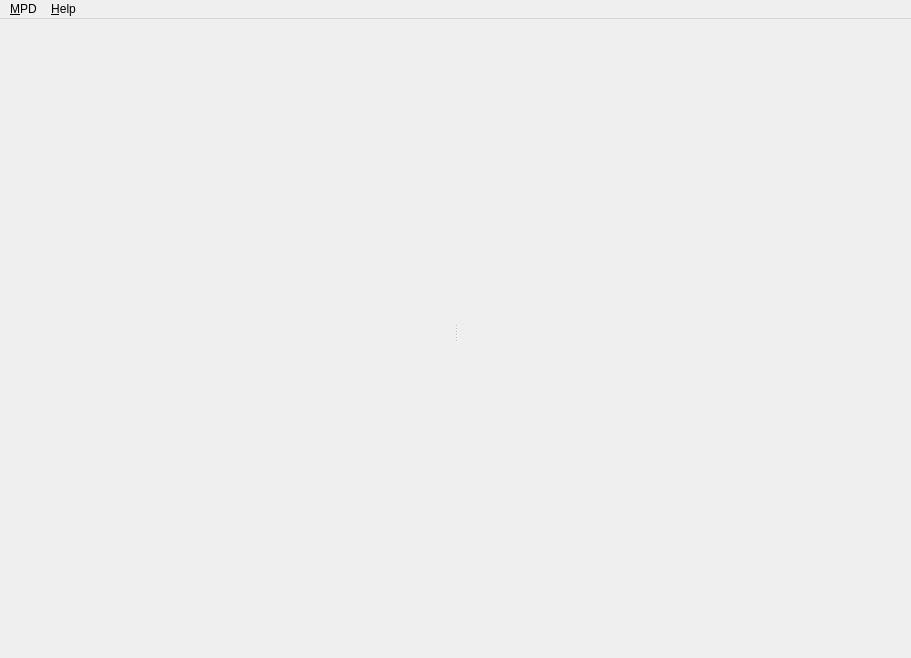
<?xml version="1.0" encoding="UTF-8"?>
<ui version="4.0">
 <author>Håvard Tautra Knutsen</author>
 <class>MainWindow</class>
 <widget class="QMainWindow" name="MainWindow">
  <property name="geometry">
   <rect>
    <x>0</x>
    <y>0</y>
    <width>911</width>
    <height>658</height>
   </rect>
  </property>
  <property name="windowTitle">
   <string/>
  </property>
  <property name="windowIcon">
   <iconset resource="../qmpdclient.qrc">
    <normaloff>:/icons/svg/qmpdclient.svg</normaloff>:/icons/svg/qmpdclient.svg</iconset>
  </property>
  <widget class="QWidget" name="centralwidget">
   <layout class="QVBoxLayout">
    <property name="spacing">
     <number>6</number>
    </property>
    <property name="leftMargin">
     <number>3</number>
    </property>
    <property name="topMargin">
     <number>3</number>
    </property>
    <property name="rightMargin">
     <number>3</number>
    </property>
    <property name="bottomMargin">
     <number>3</number>
    </property>
    <item>
     <widget class="ControlPanel" name="controlPanel" native="true">
      <property name="sizePolicy">
       <sizepolicy hsizetype="Ignored" vsizetype="Fixed">
        <horstretch>0</horstretch>
        <verstretch>0</verstretch>
       </sizepolicy>
      </property>
     </widget>
    </item>
    <item>
     <layout class="QHBoxLayout">
      <property name="spacing">
       <number>4</number>
      </property>
      <property name="leftMargin">
       <number>0</number>
      </property>
      <property name="topMargin">
       <number>0</number>
      </property>
      <property name="rightMargin">
       <number>0</number>
      </property>
      <property name="bottomMargin">
       <number>0</number>
      </property>
      <item>
       <widget class="IdealBar" name="leftBar" native="true"/>
      </item>
      <item>
       <widget class="IdealSplitter" name="splitter">
        <property name="orientation">
         <enum>Qt::Horizontal</enum>
        </property>
        <widget class="QStackedWidget" name="leftStack">
         <property name="currentIndex">
          <number>-1</number>
         </property>
        </widget>
        <widget class="QStackedWidget" name="rightStack">
         <property name="currentIndex">
          <number>-1</number>
         </property>
        </widget>
       </widget>
      </item>
      <item>
       <widget class="IdealBar" name="rightBar" native="true">
        <property name="layoutDirection">
         <enum>Qt::RightToLeft</enum>
        </property>
       </widget>
      </item>
     </layout>
    </item>
   </layout>
  </widget>
  <widget class="QMenuBar" name="menubar">
   <property name="geometry">
    <rect>
     <x>0</x>
     <y>0</y>
     <width>911</width>
     <height>29</height>
    </rect>
   </property>
   <widget class="QMenu" name="menu_File">
    <property name="title">
     <string>&amp;MPD</string>
    </property>
    <widget class="QMenu" name="connectMenu">
     <property name="title">
      <string>&amp;Connect to...</string>
     </property>
     <property name="icon">
      <iconset theme="network-connect"/>
     </property>
    </widget>
    <addaction name="connectMenu"/>
    <addaction name="disconnectMenu"/>
    <addaction name="rescanMenu"/>
    <addaction name="separator"/>
    <addaction name="locateSong"/>
    <addaction name="separator"/>
    <addaction name="preferencesMenu"/>
    <addaction name="separator"/>
    <addaction name="quitMenu"/>
   </widget>
   <widget class="QMenu" name="menu_Help">
    <property name="title">
     <string>&amp;Help</string>
    </property>
    <addaction name="about"/>
    <addaction name="aboutQt"/>
   </widget>
   <addaction name="menu_File"/>
   <addaction name="menu_Help"/>
  </widget>
  <widget class="QStatusBar" name="statusbar">
   <property name="sizeGripEnabled">
    <bool>false</bool>
   </property>
  </widget>
  <action name="about">
   <property name="icon">
    <iconset resource="../qmpdclient.qrc">
     <normaloff>:/icons/svg/qmpdclient.svg</normaloff>:/icons/svg/qmpdclient.svg</iconset>
   </property>
   <property name="text">
    <string>&amp;About...</string>
   </property>
   <property name="iconText">
    <string>About...</string>
   </property>
   <property name="shortcut">
    <string>F1</string>
   </property>
  </action>
  <action name="aboutQt">
   <property name="icon">
    <iconset theme="documentinfo"/>
   </property>
   <property name="text">
    <string>About &amp;Qt...</string>
   </property>
   <property name="iconText">
    <string>About Qt...</string>
   </property>
   <property name="shortcut">
    <string>Shift+F1</string>
   </property>
  </action>
  <action name="disconnectMenu">
   <property name="icon">
    <iconset theme="network-disconnect"/>
   </property>
   <property name="text">
    <string>&amp;Disconnect</string>
   </property>
   <property name="statusTip">
    <string>Disconnect from server</string>
   </property>
   <property name="whatsThis">
    <string>Disconnect from server</string>
   </property>
   <property name="shortcut">
    <string>Ctrl+D</string>
   </property>
  </action>
  <action name="rescanMenu">
   <property name="icon">
    <iconset theme="view-refresh"/>
   </property>
   <property name="text">
    <string>&amp;Rescan library</string>
   </property>
   <property name="statusTip">
    <string>Rescan songs</string>
   </property>
   <property name="whatsThis">
    <string>Rescan songs</string>
   </property>
   <property name="shortcut">
    <string>Ctrl+R</string>
   </property>
  </action>
  <action name="locateSong">
   <property name="icon">
    <iconset theme="search"/>
   </property>
   <property name="text">
    <string>L&amp;ocate current song</string>
   </property>
   <property name="statusTip">
    <string>Locate current song in library...</string>
   </property>
   <property name="whatsThis">
    <string>Locate current song in library...</string>
   </property>
   <property name="shortcut">
    <string>Ctrl+O</string>
   </property>
  </action>
  <action name="preferencesMenu">
   <property name="icon">
    <iconset theme="settings-configure"/>
   </property>
   <property name="text">
    <string>&amp;Preferences...</string>
   </property>
   <property name="statusTip">
    <string>Show preferences dialog...</string>
   </property>
   <property name="whatsThis">
    <string>Show preferences dialog...</string>
   </property>
   <property name="shortcut">
    <string>Ctrl+P</string>
   </property>
   <property name="menuRole">
    <enum>QAction::NoRole</enum>
   </property>
  </action>
  <action name="quitMenu">
   <property name="icon">
    <iconset theme="window-close"/>
   </property>
   <property name="text">
    <string>&amp;Quit</string>
   </property>
   <property name="statusTip">
    <string>Quit QMPDClient</string>
   </property>
   <property name="whatsThis">
    <string>Quit QMPDClient</string>
   </property>
   <property name="shortcut">
    <string>Ctrl+Q</string>
   </property>
  </action>
 </widget>
 <customwidgets>
  <customwidget>
   <class>ControlPanel</class>
   <extends>QWidget</extends>
   <header>controlpanel.h</header>
  </customwidget>
  <customwidget>
   <class>IdealBar</class>
   <extends>QWidget</extends>
   <header>idealbar.h</header>
  </customwidget>
  <customwidget>
   <class>IdealSplitter</class>
   <extends>QSplitter</extends>
   <header>idealsplitter.h</header>
   <container>1</container>
  </customwidget>
 </customwidgets>
 <resources>
  <include location="../qmpdclient.qrc"/>
 </resources>
 <connections/>
</ui>
